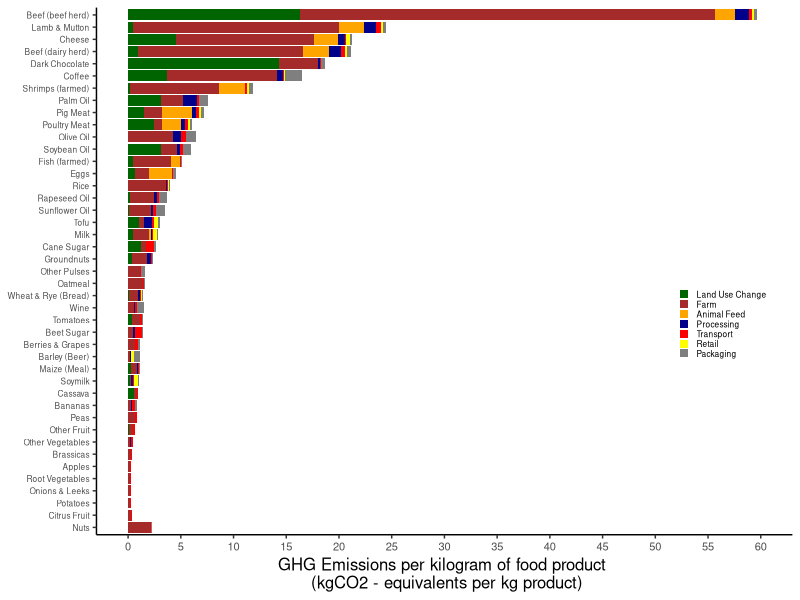
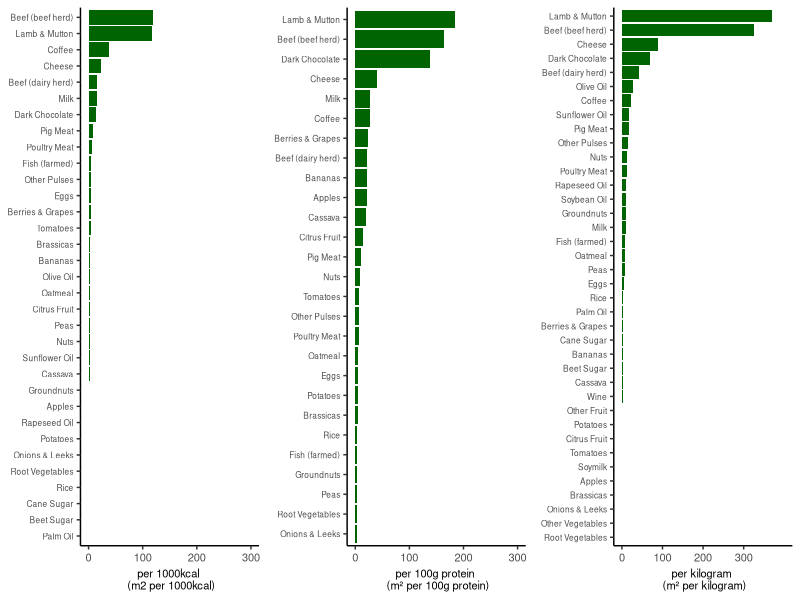
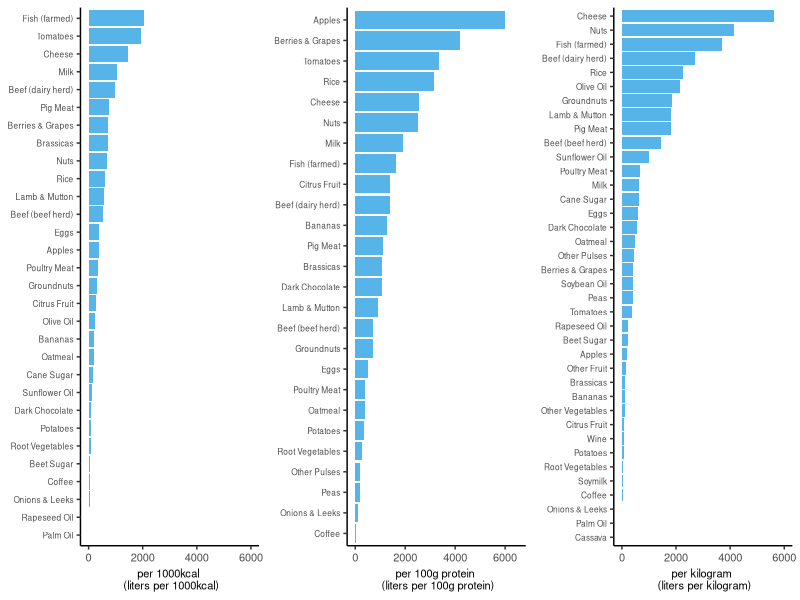
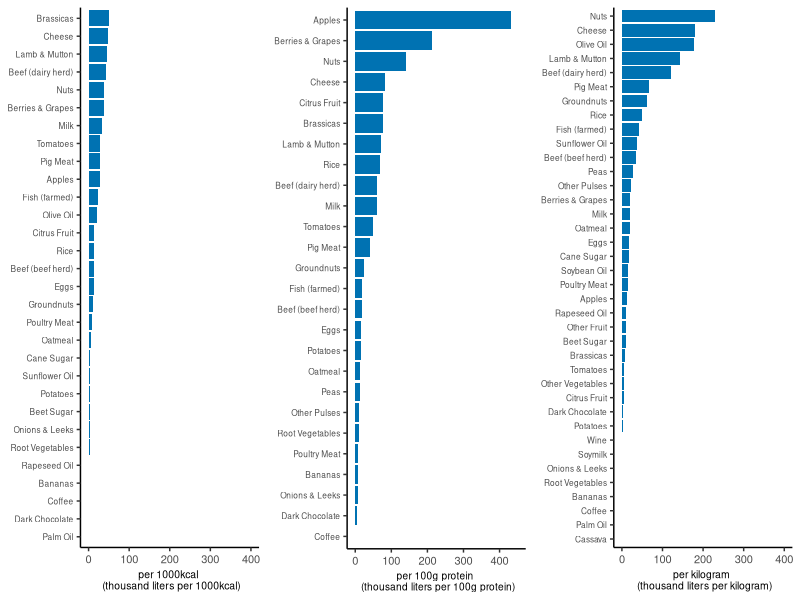
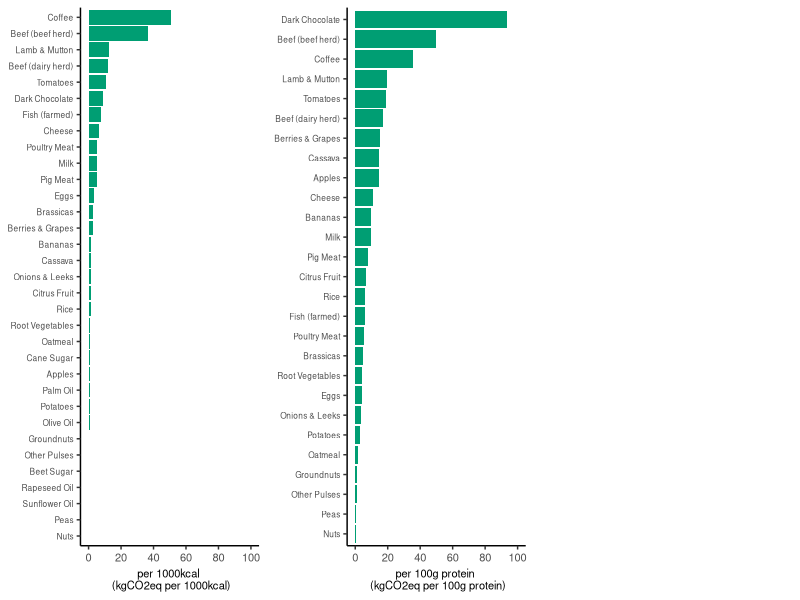
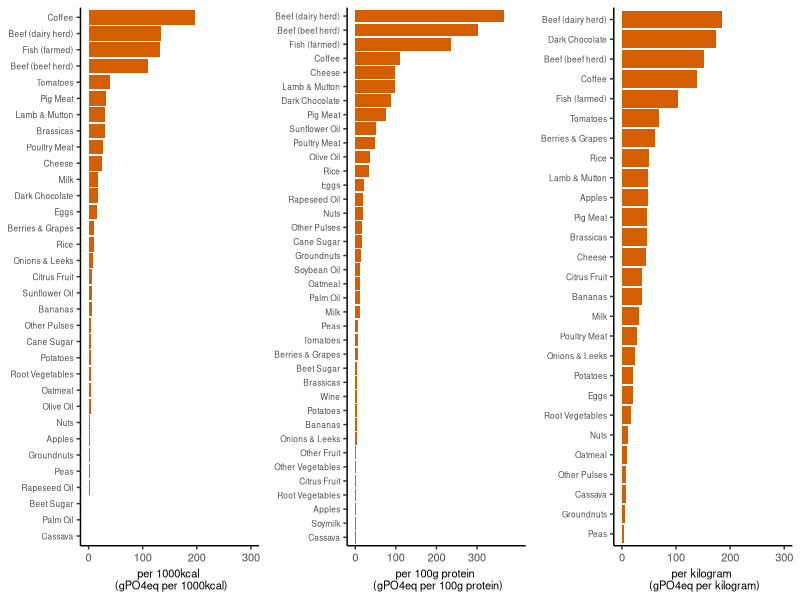

Here is the R script that generated these plots, in order:
## ---- chunk 1
knitr::opts_chunk$set(echo = F, 
                      message = FALSE,
                      warning = FALSE, 
                      out.width="\\textwidth",
                      fig.align="center")
library(tidyverse)
library(readr)
#library(cowplot)
## ---- chunk 2
Food_Production <- read_csv("Food_Production.csv", show_col_types = F)
## ---- chunk 3
Food_Production_Emissions <- Food_Production %>%
  select(`Food product`:`Retail`) %>%
  gather(`Land use change`:`Retail`, key = "Group", val = "Emissions")

data_food_production <- Food_Production %>% 
  arrange(`Total_emissions`) %>%
  select(`Food product`, `Total_emissions`) %>%
  mutate(rank = rank(`Total_emissions`))

Food_Production_Emissions$`Food product` <- factor(Food_Production_Emissions$`Food product`, levels=data_food_production$`Food product`)
Food_Production_Emissions <- Food_Production_Emissions %>%
  mutate(Group_2 = case_when(
    Group == "Land use change" ~ "1", 
    Group == "Farm" ~ "2", 
    Group == "Animal Feed" ~ "3", 
    Group == "Processing" ~ "4", 
    Group == "Transport" ~ "5", 
    Group == "Retail" ~ "6",
    TRUE ~ "7"
  ))

Food_Production_Emissions$Group_2 <- factor(Food_Production_Emissions$Group_2, ordered = F, 
                                          levels = c("7", "6", "5", "4", "3", "2", "1"))

ggplot(Food_Production_Emissions, 
         aes(x = `Food product`, y = `Emissions`, fill = Group_2)) + 
  geom_bar(stat = "identity") +
  coord_flip() + 
  theme_classic() + 
  labs(y = "GHG Emissions per kilogram of food product \n (kgCO2 - equivalents per kg product)") +
  scale_y_continuous(limits = c(0, 60), breaks = seq(0, 60, 5)) +
  theme(legend.title=element_blank(), legend.position = c(0.9, 0.4),
        legend.key.size = unit(0.25, 'cm'),
        axis.title.x = element_text(size = 12),
        axis.title.y = element_blank(),
        axis.text.y = element_text(size = 6),
        axis.text.x = element_text(size = 8), 
        legend.text = element_text(size = 6)) + 
  scale_fill_manual(values= c("dark green","brown", "orange", "dark blue",  "red", "yellow", "grey50"),
    breaks=c("1", "2", "3", "4", "5", "6", "7"),
    labels=c("Land Use Change", "Farm", "Animal Feed", "Processing", "Transport", "Retail", "Packaging"))

## ---- chunk 4
p1 <- Food_Production %>%
  select(`Food product`, `Land use per 1000kcal (m2 per 1000kcal)`) %>%
  filter(!is.na(`Land use per 1000kcal (m2 per 1000kcal)`)) %>%
  ggplot(aes(fct_reorder(`Food product`,`Land use per 1000kcal (m2 per 1000kcal)`), `Land use per 1000kcal (m2 per 1000kcal)`)) +
  geom_col(fill = "dark green") +
  coord_flip() + 
  labs(x = "Food Product", y = "per 1000kcal \n (m2 per 1000kcal)") +
  theme_classic() + 
  scale_y_continuous(limits = c(0, 300), breaks = seq(0, 300, 100)) +
  theme(axis.title.x = element_text(size = 8),
        axis.title.y = element_blank(),
        axis.text.y = element_text(size = 6),
        axis.text.x = element_text(size = 8),
        )

p2 <- Food_Production %>%
  select(`Food product`, `Land use per 100g protein (m2 per 100g protein)`) %>%
  filter(!is.na(`Land use per 100g protein (m2 per 100g protein)`)) %>%
  ggplot(aes(reorder(`Food product`,`Land use per 100g protein (m2 per 100g protein)`), `Land use per 100g protein (m2 per 100g protein)`)) +
  geom_col(fill = "dark green") +
  coord_flip() + 
  labs(x = "Food Product", y = "per 100g protein \n (m² per 100g protein)") +
  theme_classic() + 
  scale_y_continuous(limits = c(0, 300), breaks = seq(0, 300, 100)) +
  theme(axis.title.x = element_text(size = 8),
        axis.title.y = element_blank(),
        axis.text.y = element_text(size = 6),
        axis.text.x = element_text(size = 8),
        )

p3 <- Food_Production %>%
  select(`Food product`, `Land use per kilogram (m2 per kilogram)`) %>%
  filter(!is.na(`Land use per kilogram (m2 per kilogram)`)) %>%
  ggplot(aes(reorder(`Food product`,`Land use per kilogram (m2 per kilogram)`), `Land use per kilogram (m2 per kilogram)`)) +
  geom_col(fill = "dark green") +
  coord_flip() + 
  labs(x = "Food Product", y = "per kilogram \n (m² per kilogram)") +
  theme_classic() + 
  scale_y_continuous(limits = c(0, 400), breaks = seq(0, 300, 100)) +
  theme(axis.title.x = element_text(size = 8),
        axis.title.y = element_blank(),
        axis.text.y = element_text(size = 6),
        axis.text.x = element_text(size = 8),
        )

gridExtra::grid.arrange(p1, p2, p3, ncol=3)
## ---- chunk 5
p1 <- Food_Production %>%
  select(`Food product`, `Freshwater withdrawals per 1000kcal (liters per 1000kcal)`) %>%
  filter(!is.na(`Freshwater withdrawals per 1000kcal (liters per 1000kcal)`)) %>%
  ggplot(aes(fct_reorder(`Food product`,`Freshwater withdrawals per 1000kcal (liters per 1000kcal)`), `Freshwater withdrawals per 1000kcal (liters per 1000kcal)`)) +
  geom_col(fill = "#56B4E9") +
  coord_flip() + 
  labs(x = "Food Product", y = "per 1000kcal \n (liters per 1000kcal)") +
  theme_classic() + 
  scale_y_continuous(limits = c(0, 6000), breaks = seq(0, 6000, 2000)) +
  theme(axis.title.x = element_text(size = 8),
        axis.title.y = element_blank(),
        axis.text.y = element_text(size = 6),
        axis.text.x = element_text(size = 8),
        )

p2 <- Food_Production %>%
  select(`Food product`, `Freshwater withdrawals per 100g protein (liters per 100g protein)`) %>%
  filter(!is.na(`Freshwater withdrawals per 100g protein (liters per 100g protein)`)) %>%
  ggplot(aes(reorder(`Food product`,`Freshwater withdrawals per 100g protein (liters per 100g protein)`), `Freshwater withdrawals per 100g protein (liters per 100g protein)`)) +
  geom_col(fill = "#56B4E9") +
  coord_flip() + 
  labs(x = "Food Product", y = "per 100g protein \n (liters per 100g protein)") +
  theme_classic() + 
  scale_y_continuous(limits = c(0, 6500), breaks = seq(0, 6000, 2000)) +
  theme(axis.title.x = element_text(size = 8),
        axis.title.y = element_blank(),
        axis.text.y = element_text(size = 6),
        axis.text.x = element_text(size = 8),
        )

p3 <- Food_Production %>%
  select(`Food product`, `Freshwater withdrawals per kilogram (liters per kilogram)`) %>%
  filter(!is.na(`Freshwater withdrawals per kilogram (liters per kilogram)`)) %>%
  ggplot(aes(reorder(`Food product`,`Freshwater withdrawals per kilogram (liters per kilogram)`), `Freshwater withdrawals per kilogram (liters per kilogram)`)) +
  geom_col(fill = "#56B4E9") +
  coord_flip() + 
  labs(x = "Food Product", y = "per kilogram \n (liters per kilogram)") +
  theme_classic() + 
  scale_y_continuous(limits = c(0, 6000), breaks = seq(0, 6000, 2000)) +
  theme(axis.title.x = element_text(size = 8),
        axis.title.y = element_blank(),
        axis.text.y = element_text(size = 6),
        axis.text.x = element_text(size = 8),
        )

gridExtra::grid.arrange(p1, p2, p3, ncol=3)
## ---- chunk 6
p1 <- Food_Production %>%
  select(`Food product`, `Scarcity-weighted water use per 1000kcal (liters per 1000 kilocalories)`) %>%
  mutate(`Scarcity-weighted water use per 1000kcal (liters per 1000 kilocalories)`=`Scarcity-weighted water use per 1000kcal (liters per 1000 kilocalories)`/1000) %>%
  filter(!is.na(`Scarcity-weighted water use per 1000kcal (liters per 1000 kilocalories)`)) %>%
  ggplot(aes(fct_reorder(`Food product`,`Scarcity-weighted water use per 1000kcal (liters per 1000 kilocalories)`), `Scarcity-weighted water use per 1000kcal (liters per 1000 kilocalories)`)) +
  geom_col(fill = "#0072B2") +
  coord_flip() + 
  labs(x = "Food Product", y = "per 1000kcal \n (thousand liters per 1000kcal)") +
  theme_classic() + 
  scale_y_continuous(limits = c(0, 400), breaks = seq(0, 400, 100)) +
  theme(axis.title.x = element_text(size = 7.5),
        axis.title.y = element_blank(),
        axis.text.y = element_text(size = 6),
        axis.text.x = element_text(size = 8),
        )

p2 <- Food_Production %>%
  select(`Food product`, `Scarcity-weighted water use per 100g protein (liters per 100g protein)`) %>%
  mutate(`Scarcity-weighted water use per 100g protein (liters per 100g protein)`=`Scarcity-weighted water use per 100g protein (liters per 100g protein)`/10^3) %>%
  filter(!is.na(`Scarcity-weighted water use per 100g protein (liters per 100g protein)`)) %>%
  ggplot(aes(reorder(`Food product`,`Scarcity-weighted water use per 100g protein (liters per 100g protein)`), `Scarcity-weighted water use per 100g protein (liters per 100g protein)`)) +
  geom_col(fill = "#0072B2") +
  coord_flip() + 
  labs(x = "Food Product", y = "per 100g protein \n (thousand liters per 100g protein)") +
  theme_classic() + 
  scale_y_continuous(limits = c(0, 450), breaks = seq(0, 400, 100)) +
  theme(axis.title.x = element_text(size = 7.3),
        axis.title.y = element_blank(),
        axis.text.y = element_text(size = 6),
        axis.text.x = element_text(size = 8),
        )

p3 <- Food_Production %>%
  select(`Food product`, `Scarcity-weighted water use per kilogram (liters per kilogram)`) %>%
  mutate(`Scarcity-weighted water use per kilogram (liters per kilogram)` = `Scarcity-weighted water use per kilogram (liters per kilogram)`/1000) %>%
  filter(!is.na(`Scarcity-weighted water use per kilogram (liters per kilogram)`)) %>%
  ggplot(aes(reorder(`Food product`,`Scarcity-weighted water use per kilogram (liters per kilogram)`), `Scarcity-weighted water use per kilogram (liters per kilogram)`)) +
  geom_col(fill = "#0072B2") +
  coord_flip() + 
  labs(x = "Food Product", y = "per kilogram \n (thousand liters per kilogram)") +
  theme_classic() + 
  scale_y_continuous(limits = c(0, 400), breaks = seq(0, 400, 100)) +
  theme(axis.title.x = element_text(size = 7.5),
        axis.title.y = element_blank(),
        axis.text.y = element_text(size = 6),
        axis.text.x = element_text(size = 8),
        )

gridExtra::grid.arrange(p1, p2, p3, ncol=3)
## ---- chunk 7
p1 <- Food_Production %>%
  select(`Food product`, `Greenhouse gas emissions per 1000kcal (kgCO2eq per 1000kcal)`) %>%
  filter(!is.na(`Greenhouse gas emissions per 1000kcal (kgCO2eq per 1000kcal)`)) %>%
  ggplot(aes(fct_reorder(`Food product`,`Greenhouse gas emissions per 1000kcal (kgCO2eq per 1000kcal)`), `Greenhouse gas emissions per 1000kcal (kgCO2eq per 1000kcal)`)) +
  geom_col(fill = "#009E73") +
  coord_flip() + 
  labs(x = "Food Product", y = "per 1000kcal \n (kgCO2eq per 1000kcal)") +
  theme_classic() + 
  scale_y_continuous(limits = c(0, 100), breaks = seq(0, 100, 20)) +
  theme(axis.title.x = element_text(size = 8),
        axis.title.y = element_blank(),
        axis.text.y = element_text(size = 6),
        axis.text.x = element_text(size = 8),
        )

p2 <- Food_Production %>%
  select(`Food product`, `Greenhouse gas emissions per 100g protein (kgCO2eq per 100g protein)`) %>%
  filter(!is.na(`Greenhouse gas emissions per 100g protein (kgCO2eq per 100g protein)`)) %>%
  ggplot(aes(reorder(`Food product`,`Greenhouse gas emissions per 100g protein (kgCO2eq per 100g protein)`), `Greenhouse gas emissions per 100g protein (kgCO2eq per 100g protein)`)) +
  geom_col(fill = "#009E73") +
  coord_flip() + 
  labs(x = "Food Product", y = "per 100g protein \n (kgCO2eq per 100g protein)") +
  theme_classic() + 
  scale_y_continuous(limits = c(0, 100), breaks = seq(0, 100, 20)) +
  theme(axis.title.x = element_text(size = 8),
        axis.title.y = element_blank(),
        axis.text.y = element_text(size = 6),
        axis.text.x = element_text(size = 8),
        )

gridExtra::grid.arrange(p1, p2, ncol=3)
## ---- chunk 8
p1 <- Food_Production %>%
  select(`Food product`, `Eutrophying emissions per 1000kcal (gPO4eq per 1000kcal)`) %>%
  filter(!is.na(`Eutrophying emissions per 1000kcal (gPO4eq per 1000kcal)`)) %>%
  ggplot(aes(fct_reorder(`Food product`,`Eutrophying emissions per 1000kcal (gPO4eq per 1000kcal)`), `Eutrophying emissions per 1000kcal (gPO4eq per 1000kcal)`)) +
  geom_col(fill = "#D55E00") +
  coord_flip() + 
  labs(x = "Food Product", y = "per 1000kcal \n (gPO4eq per 1000kcal)") +
  theme_classic() + 
  scale_y_continuous(limits = c(0, 300), breaks = seq(0, 300, 100)) +
  theme(axis.title.x = element_text(size = 8),
        axis.title.y = element_blank(),
        axis.text.y = element_text(size = 6),
        axis.text.x = element_text(size = 8),
        )

p2 <- Food_Production %>%
  select(`Food product`, `Eutrophying emissions per kilogram (gPO4eq per kilogram)`) %>%
  filter(!is.na(`Eutrophying emissions per kilogram (gPO4eq per kilogram)`)) %>%
  ggplot(aes(reorder(`Food product`,`Eutrophying emissions per kilogram (gPO4eq per kilogram)`), `Eutrophying emissions per kilogram (gPO4eq per kilogram)`)) +
  geom_col(fill = "#D55E00") +
  coord_flip() + 
  labs(x = "Food Product", y = "per 100g protein \n (gPO4eq per 100g protein)") +
  theme_classic() + 
  scale_y_continuous(limits = c(0, 400), breaks = seq(0, 300, 100)) +
  theme(axis.title.x = element_text(size = 8),
        axis.title.y = element_blank(),
        axis.text.y = element_text(size = 6),
        axis.text.x = element_text(size = 8),
        )

p3 <- Food_Production %>%
  select(`Food product`, `Eutrophying emissions per 100g protein (gPO4eq per 100 grams protein)`) %>%
  filter(!is.na(`Eutrophying emissions per 100g protein (gPO4eq per 100 grams protein)`)) %>%
  ggplot(aes(reorder(`Food product`,`Eutrophying emissions per 100g protein (gPO4eq per 100 grams protein)`), `Eutrophying emissions per 100g protein (gPO4eq per 100 grams protein)`)) +
  geom_col(fill = "#D55E00") +
  coord_flip() + 
  labs(x = "Food Product", y = "per kilogram \n (gPO4eq per kilogram)") +
  theme_classic() + 
  scale_y_continuous(limits = c(0, 300), breaks = seq(0, 300, 100)) +
  theme(axis.title.x = element_text(size = 8),
        axis.title.y = element_blank(),
        axis.text.y = element_text(size = 6),
        axis.text.x = element_text(size = 8),
        )

gridExtra::grid.arrange(p1, p2, p3, ncol=3)
